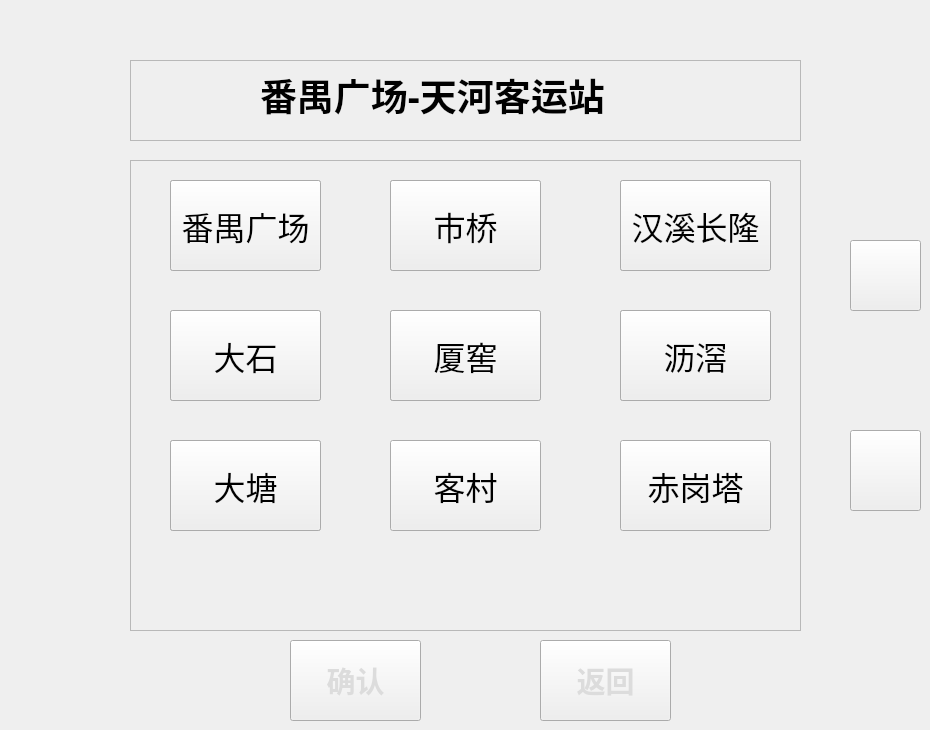
   <widget class="QWidget" name="tab_8">
    <property name="styleSheet">
     <string notr="true">QWidget#tab_8{
	background-color: rgb(173, 181, 178);
}
</string>
    </property>
    <attribute name="title">
     <string>页</string>
    </attribute>
    <widget class="QFrame" name="frame_23">
     <property name="geometry">
      <rect>
       <x>130</x>
       <y>60</y>
       <width>671</width>
       <height>81</height>
      </rect>
     </property>
     <property name="frameShape">
      <enum>QFrame::StyledPanel</enum>
     </property>
     <property name="frameShadow">
      <enum>QFrame::Raised</enum>
     </property>
     <widget class="QLabel" name="label_15">
      <property name="geometry">
       <rect>
        <x>130</x>
        <y>0</y>
        <width>361</width>
        <height>71</height>
       </rect>
      </property>
      <property name="font">
       <font>
        <family>Agency FB</family>
        <pointsize>26</pointsize>
        <weight>75</weight>
        <bold>true</bold>
       </font>
      </property>
      <property name="text">
       <string>&lt;html&gt;&lt;head/&gt;&lt;body&gt;&lt;p&gt;&lt;span style=&quot; font-size:28pt;&quot;&gt;番禺广场-天河客运站&lt;/span&gt;&lt;/p&gt;&lt;/body&gt;&lt;/html&gt;</string>
      </property>
     </widget>
    </widget>
    <widget class="QPushButton" name="pushButton_line2_addr_name_down">
     <property name="geometry">
      <rect>
       <x>850</x>
       <y>430</y>
       <width>71</width>
       <height>81</height>
      </rect>
     </property>
     <property name="styleSheet">
      <string notr="true">QPushButton
{
	border-image: url(:/key_button_down.png);
}</string>
     </property>
     <property name="text">
      <string/>
     </property>
    </widget>
    <widget class="QFrame" name="frame_24">
     <property name="geometry">
      <rect>
       <x>130</x>
       <y>160</y>
       <width>671</width>
       <height>471</height>
      </rect>
     </property>
     <property name="frameShape">
      <enum>QFrame::StyledPanel</enum>
     </property>
     <property name="frameShadow">
      <enum>QFrame::Raised</enum>
     </property>
     <widget class="QPushButton" name="pushButton_line2_addr_name_10">
      <property name="geometry">
       <rect>
        <x>40</x>
        <y>20</y>
        <width>151</width>
        <height>91</height>
       </rect>
      </property>
      <property name="font">
       <font>
        <pointsize>24</pointsize>
       </font>
      </property>
      <property name="text">
       <string>珠江新城</string>
      </property>
     </widget>
     <widget class="QPushButton" name="pushButton_line2_addr_name_16">
      <property name="geometry">
       <rect>
        <x>40</x>
        <y>280</y>
        <width>151</width>
        <height>91</height>
       </rect>
      </property>
      <property name="font">
       <font>
        <pointsize>24</pointsize>
       </font>
      </property>
      <property name="text">
       <string>天河
客运站</string>
      </property>
     </widget>
     <widget class="QPushButton" name="pushButton_line2_addr_name_14">
      <property name="geometry">
       <rect>
        <x>260</x>
        <y>150</y>
        <width>151</width>
        <height>91</height>
       </rect>
      </property>
      <property name="font">
       <font>
        <pointsize>24</pointsize>
       </font>
      </property>
      <property name="text">
       <string>华师</string>
      </property>
     </widget>
     <widget class="QPushButton" name="pushButton_line2_addr_name_13">
      <property name="geometry">
       <rect>
        <x>40</x>
        <y>150</y>
        <width>151</width>
        <height>91</height>
       </rect>
      </property>
      <property name="font">
       <font>
        <pointsize>24</pointsize>
       </font>
      </property>
      <property name="text">
       <string>岗顶</string>
      </property>
     </widget>
     <widget class="QPushButton" name="pushButton_line2_addr_name_15">
      <property name="geometry">
       <rect>
        <x>490</x>
        <y>150</y>
        <width>151</width>
        <height>91</height>
       </rect>
      </property>
      <property name="font">
       <font>
        <pointsize>24</pointsize>
       </font>
      </property>
      <property name="text">
       <string>五山</string>
      </property>
     </widget>
     <widget class="QPushButton" name="pushButton_line2_addr_name_7">
      <property name="geometry">
       <rect>
        <x>40</x>
        <y>280</y>
        <width>151</width>
        <height>91</height>
       </rect>
      </property>
      <property name="font">
       <font>
        <pointsize>24</pointsize>
       </font>
      </property>
      <property name="text">
       <string>大塘</string>
      </property>
     </widget>
     <widget class="QPushButton" name="pushButton_line2_addr_name_12">
      <property name="geometry">
       <rect>
        <x>490</x>
        <y>20</y>
        <width>151</width>
        <height>91</height>
       </rect>
      </property>
      <property name="font">
       <font>
        <pointsize>24</pointsize>
       </font>
      </property>
      <property name="text">
       <string>石牌桥</string>
      </property>
     </widget>
     <widget class="QPushButton" name="pushButton_line2_addr_name_11">
      <property name="geometry">
       <rect>
        <x>260</x>
        <y>20</y>
        <width>151</width>
        <height>91</height>
       </rect>
      </property>
      <property name="font">
       <font>
        <pointsize>24</pointsize>
       </font>
      </property>
      <property name="text">
       <string>体育西路</string>
      </property>
     </widget>
     <widget class="QPushButton" name="pushButton_line2_addr_name_9">
      <property name="geometry">
       <rect>
        <x>490</x>
        <y>280</y>
        <width>151</width>
        <height>91</height>
       </rect>
      </property>
      <property name="font">
       <font>
        <pointsize>24</pointsize>
       </font>
      </property>
      <property name="text">
       <string>赤岗塔</string>
      </property>
     </widget>
     <widget class="QPushButton" name="pushButton_line2_addr_name_8">
      <property name="geometry">
       <rect>
        <x>260</x>
        <y>280</y>
        <width>151</width>
        <height>91</height>
       </rect>
      </property>
      <property name="font">
       <font>
        <pointsize>24</pointsize>
       </font>
      </property>
      <property name="text">
       <string>客村</string>
      </property>
     </widget>
     <widget class="QPushButton" name="pushButton_line2_addr_name_1">
      <property name="geometry">
       <rect>
        <x>40</x>
        <y>20</y>
        <width>151</width>
        <height>91</height>
       </rect>
      </property>
      <property name="font">
       <font>
        <pointsize>24</pointsize>
       </font>
      </property>
      <property name="text">
       <string>番禺广场</string>
      </property>
     </widget>
     <widget class="QPushButton" name="pushButton_line2_addr_name_4">
      <property name="geometry">
       <rect>
        <x>40</x>
        <y>150</y>
        <width>151</width>
        <height>91</height>
       </rect>
      </property>
      <property name="font">
       <font>
        <pointsize>24</pointsize>
       </font>
      </property>
      <property name="text">
       <string>大石</string>
      </property>
     </widget>
     <widget class="QPushButton" name="pushButton_line2_addr_name_5">
      <property name="geometry">
       <rect>
        <x>260</x>
        <y>150</y>
        <width>151</width>
        <height>91</height>
       </rect>
      </property>
      <property name="font">
       <font>
        <pointsize>24</pointsize>
       </font>
      </property>
      <property name="text">
       <string>厦窖</string>
      </property>
     </widget>
     <widget class="QPushButton" name="pushButton_line2_addr_name_6">
      <property name="geometry">
       <rect>
        <x>490</x>
        <y>150</y>
        <width>151</width>
        <height>91</height>
       </rect>
      </property>
      <property name="font">
       <font>
        <pointsize>24</pointsize>
       </font>
      </property>
      <property name="text">
       <string>沥滘</string>
      </property>
     </widget>
     <widget class="QPushButton" name="pushButton_line2_addr_name_3">
      <property name="geometry">
       <rect>
        <x>490</x>
        <y>20</y>
        <width>151</width>
        <height>91</height>
       </rect>
      </property>
      <property name="font">
       <font>
        <pointsize>24</pointsize>
       </font>
      </property>
      <property name="text">
       <string>汉溪长隆</string>
      </property>
     </widget>
     <widget class="QPushButton" name="pushButton_line2_addr_name_2">
      <property name="geometry">
       <rect>
        <x>260</x>
        <y>20</y>
        <width>151</width>
        <height>91</height>
       </rect>
      </property>
      <property name="font">
       <font>
        <pointsize>24</pointsize>
       </font>
      </property>
      <property name="text">
       <string>市桥</string>
      </property>
     </widget>
    </widget>
    <widget class="QPushButton" name="pushButton_broadcast_back_7">
     <property name="geometry">
      <rect>
       <x>540</x>
       <y>640</y>
       <width>131</width>
       <height>81</height>
      </rect>
     </property>
     <property name="font">
      <font>
       <family>Agency FB</family>
       <pointsize>22</pointsize>
       <weight>75</weight>
       <bold>true</bold>
      </font>
     </property>
     <property name="styleSheet">
      <string notr="true">QPushButton
{
	border-image: url(:/button_normal.png);
	color: rgb(220, 220, 220);
}

QPushButton::pressed
{
	color: rgb(220, 220, 220);
	border-image: url(:/yellow_square.png);
}</string>
     </property>
     <property name="text">
      <string>返回</string>
     </property>
    </widget>
    <widget class="QPushButton" name="pushButton_line2_addr_name_confirm">
     <property name="geometry">
      <rect>
       <x>290</x>
       <y>640</y>
       <width>131</width>
       <height>81</height>
      </rect>
     </property>
     <property name="font">
      <font>
       <family>Agency FB</family>
       <pointsize>22</pointsize>
       <weight>75</weight>
       <bold>true</bold>
      </font>
     </property>
     <property name="styleSheet">
      <string notr="true">QPushButton
{
	border-image: url(:/button_normal.png);
	color: rgb(220, 220, 220);
}

QPushButton::pressed
{
	color: rgb(220, 220, 220);
	border-image: url(:/yellow_square.png);
}</string>
     </property>
     <property name="text">
      <string>确认</string>
     </property>
    </widget>
    <widget class="QPushButton" name="pushButton_line2_addr_name_up">
     <property name="geometry">
      <rect>
       <x>850</x>
       <y>240</y>
       <width>71</width>
       <height>71</height>
      </rect>
     </property>
     <property name="styleSheet">
      <string notr="true">QPushButton
{
	border-image: url(:/key_button_up.png);
}</string>
     </property>
     <property name="text">
      <string/>
     </property>
    </widget>
   </widget>
